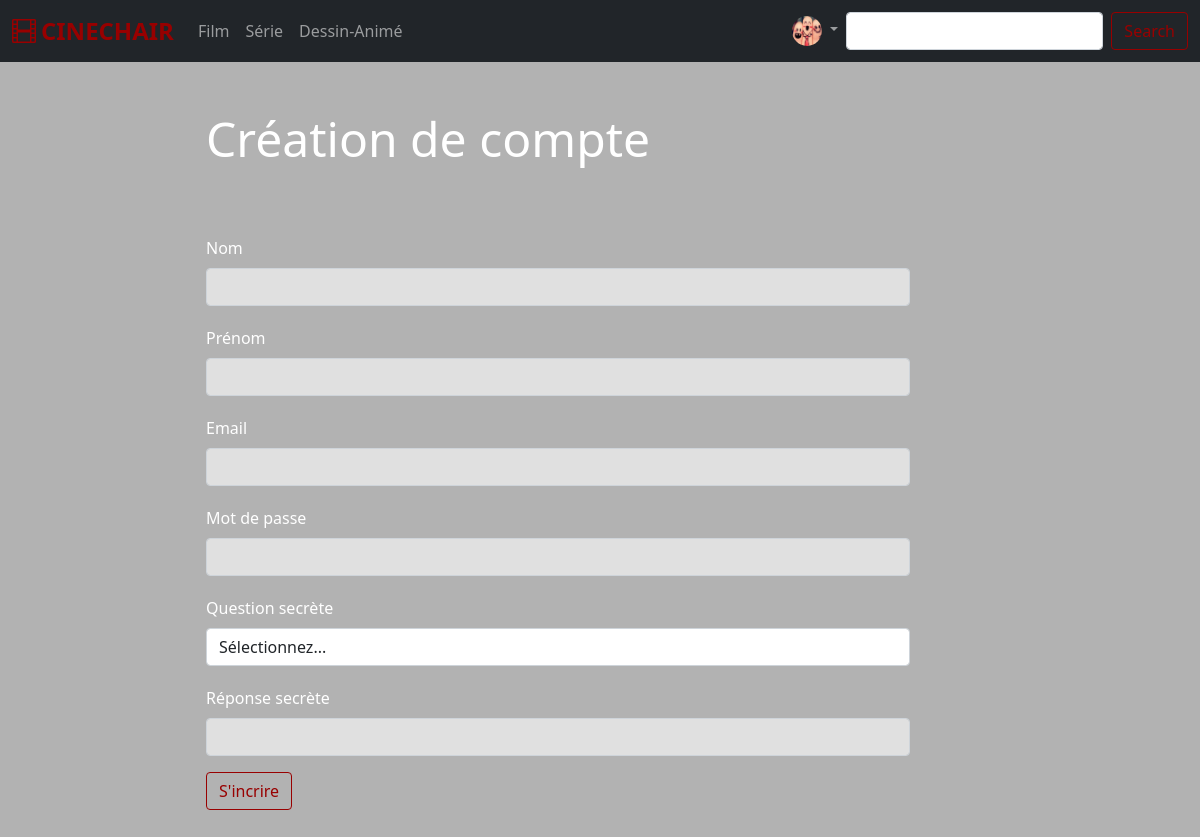
Page /?page=register (signed in) on the committed database.
### tables this page shows
CREATE TABLE IF NOT EXISTS `type` (
  `t_id` int(11) NOT NULL AUTO_INCREMENT,
  `t_name` varchar(50) NOT NULL,
  PRIMARY KEY (`t_id`)
);

### forms/adduser.php (the view, shortened to what this page needs)
<section id="adduser">
    <div class=" row container">
        <div class="col-11 offset-1 col-md-8 offset-md-2">
            <h2 class="display-5 my-5">Création de compte</h2>
            <form action="src/adduser.php" method="post">
                <div class="form-group">
                    <label for="name" class="form-label">Nom</label>
                    <input type="text" class="form-control" id="name" name="name" required>
                </div>
                <div class="form-group">
                    <label for="first" class="form-label">Prénom</label>
                    <input type="text" class="form-control" id="first" name="first" required>
                </div>
                <div class="form-group">
                    <label for="email" class="form-label">Email</label>
                    <input type="email" class="form-control" id="email" name="email" required>
                </div>
                <div class="form-group">
                    <label for="password" class="form-label">Mot de passe</label>
                    <input type="text" class="form-control" id="password" name="password" required>
                </div>
                <div class="form-group">
                    <label for="query" class="form-label">Question secrète</label>
                    <select name="query" id="query" class="form-control" required>
                        <option value="">Sélectionnez...</option>
                    </select>
                </div>
                <div class="form-group">
                    <label for="reply" class="form-label">Réponse secrète</label>
                    <input type="text" class="form-control" id="reply" name="reply" required>
                </div>
                <input type="submit" class="btn form-btn mt-3" value="S'incrire">
            </form>
        </div>
    </div>
</section>

### partials/header.php (shortened to what this page needs)
<?php
$sql = "SELECT * from type";
$stmt = $dbh->prepare($sql);
$stmt->execute();
$links = $stmt->fetchAll();
?>
<!doctype html>
<html lang="zxx">
<head>
    <link rel="stylesheet" href="https://cdn.jsdelivr.net/npm/bootstrap-icons@1.4.1/font/bootstrap-icons.css">
    <link rel="stylesheet" href="assets/css/bootstrap.min.css">
    <link rel="stylesheet" href="assets/css/glider.min.css">
    <link rel="stylesheet" href="assets/css/main.css">
</head>
<body>
<header class="sticky-top">
    <nav class="navbar navbar-expand-lg navbar-dark bg-dark">
        <div class="container-fluid">
            <a class="navbar-brand" href="?page=home"><i class="bi bi-film"></i>Cinechair</a>
            <div class="collapse navbar-collapse" id="navbarSupportedContent">
                <ul class="navbar-nav me-auto mb-2 mb-lg-0">
                    <?php foreach ($links as $link): ?>
                        <li class="nav-item">
                            <a class="nav-link" href="?page=<?= $link->t_name ?>"><?= $link->t_name ?></a>
                        </li>
                    <?php endforeach ?>
                </ul>
                <?php if(!isset($_SESSION['email'])) : ?>
                <ul class="navbar-nav">
                    <li class="nav-item users-logo me-2">
                        <a href="?page=login" class="nav-link"><i class="bi bi-person-circle"></i></a>
                    </li>
                </ul>
                <?php else : ?>
                    <ul class="navbar-nav " >
                        <li class="nav-item dropdown">
                            <a class="nav-link dropdown-toggle" href="?page=Film" id="navbarDropdown" role="button" data-bs-toggle="dropdown" aria-expanded="false">
                                <img src="assets/img/profil/<?= $_SESSION['profil'] ?>" class="user-profil">
                            </a>
                        </li>
                    </ul>
                <?php endif ?>
                <form class="d-flex" action="?" method="get">
                    <input class="form-control me-2" type="search" name="search" <?= isset($_GET['search']) ? 'value='.$_GET['search'] : '' ?>>
                    <button class="btn" type="submit">Search</button>
                </form>
            </div>
        </div>
    </nav>
</header>
<main>

### assets/css/main.css (style rules this page uses)
* { padding: 0; margin: 0; color: #fff; }
body { width: 100%; height: 100%; background:linear-gradient(rgba(0, 0, 0, 0.3), rgba(0, 0, 0, 0.3)), url("../img/bg.jpg") no-repeat center/cover fixed; }
header nav form button { border-color: #980000 !important; color: #980000 !important; }
.navbar-brand, i { color: #980000 !important; }
.navbar-brand { font-size: 1.5rem; text-transform: uppercase; font-weight: bolder; }
.navbar-brand i { margin-right: 5px; }
.user-profil { width: 30px; height: auto; border-radius: 50%; }
#adduser { margin-bottom: 50px; }
#adduser label { margin-top: 20px; }
#adduser input { background-color: #e0e0e0; }
#adduser option { background-color: #353535; }
.form-btn { border-color: #980000 !important; background-color: transparent !important; color: #980000 !important; }

### rows in the picture
type: t_name "Film"
type: t_name "Série"
type: t_name "Dessin-Animé"
